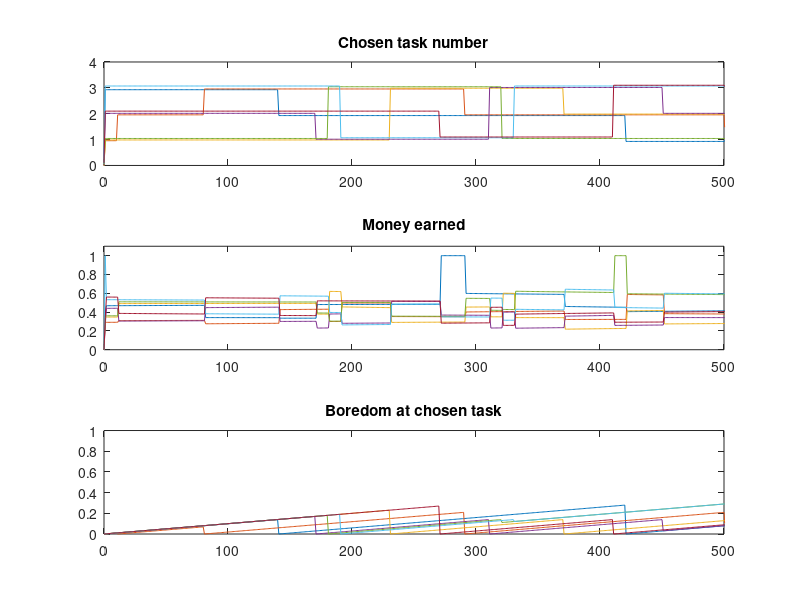

Write the MATLAB code that produced this figure.
%Main function
clearvars;

%Initialize the variables:
N=7; %Number of persons
M=3; %Number of tasks

taskvalue = ones(1,M);
chosenTask = zeros(N,1);
productivity = 5 + randn(N,M);
boredom = zeros(N,M);
boredomAtChosenTask = zeros(N,1);
production = zeros(1,M);
money = zeros(N,1);
learning = 0.01;
forgetting = 0;
boredomIncrease = 0.001;
boredomDecrease = 0.0005;

%Variables for simulation
timesteps=500;
stepSize=1;
taskTime = zeros(N,1);
moneyTime = zeros(N,1);
boredomTime = zeros(N,1);

%initialize choice: everyone choses task where productivity is best
maxProductivity = zeros(N,1);
for i=1:N
    for j=1:M
        if(productivity(i,j) > maxProductivity(i,1))
            chosenTask(i,1) = j;
            maxProductivity(i,1) = productivity(i,j);
        end
    end
end

for t=0:timesteps
    %Update total production
    production = zeros(1,M);
    for i=1:N
        production(chosenTask(i,1)) =  production(chosenTask(i,1)) + productivity(i,chosenTask(i,1));
    end
    
    %Calculate who earns how much money
    for i=1:N
        money(i,1) = productivity(i,chosenTask(i,1)) / production(chosenTask(i,1));
    end
    
    %Update abilities
    for i=1:N
        for j=1:M
            if(chosenTask(i,1) == j)
                productivity(i,j) = min(10, productivity(i,j) + learning);
                boredom(i,j) = min(9, boredom(i,j) + boredomIncrease);
            else
                productivity(i,j) = max(4, productivity(i,j) - forgetting);
                boredom(i,j) = max(0, boredom(i,j) - boredomDecrease);
            end
        end
    end
    
    %Allow one person to change the job
    if(mod(t,10) == 0)
        theChosenOne = mod(t/10,N) + 1;
        maxGain=0;
        bestTask=0;
        for j=1:M
            if(j == chosenTask(theChosenOne,1))
                gain = productivity(theChosenOne,j) / production(chosenTask(theChosenOne,1));
            else
                gain = productivity(theChosenOne,j) / (production(1,j)+productivity(theChosenOne,j));
            end
            gain = gain - boredom(theChosenOne,j);
            if(gain > maxGain)
                maxGain=gain;
                bestTask=j;
            end
            %[theChosenOne j gain]
        end
        chosenTask(theChosenOne,1) = bestTask;
    end
    
    %Update boredom
    for i=1:N
        boredomAtChosenTask(i,1) = boredom(i,chosenTask(i,1));
    end
    
    taskTime = [taskTime chosenTask];
    moneyTime = [moneyTime money];
    boredomTime = [boredomTime boredomAtChosenTask];
end

time = 0:timesteps+1;

%For visibility, so that lines don't hide each other (superimposition); 
%TODO: find better way to make them all visible
for i=1:N
    for t=1:timesteps+1
        taskTime(i,t) = taskTime(i,t) - 0.1 + 0.2/N*i;
    end
end

subplot(3,1,1)
plot(time, taskTime)
axis([0 timesteps 0 M+1])
title('Chosen task number');

subplot(3,1,2)
plot(time, moneyTime)
axis([0 timesteps 0 1.1])
title('Money earned');

subplot(3,1,3)
plot(time, boredomTime)
axis([0 timesteps 0 1])
title('Boredom at chosen task');

%Idea for alternative representation (DIFFICULT!!)
%Have the tasks represented as locations on a 2D plot. Then each person
%(represented by a drawing of a person/worker or by a face)
%stands next to the task he is performing, and a pile of coins shows how
%much he earns. Then we see the workers moving to another point when they 
%change the task.
